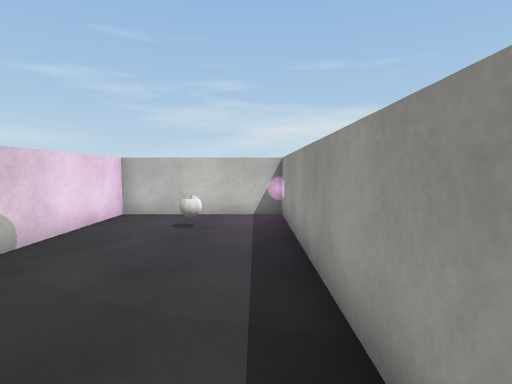
view 1 (above)

24 first-person views from a walk through a 3-D level made in the Unity game engine. The camera is 1.3 m above the floor, tilts 4° down and sees 80° across. The floor is counted in squares, 1 m on a side. Each view is taken from the middle of a square. On the plan, view 1 faces up. The plan holds only what a view shows up to about 14 squares ahead; the rest is blank. The place goes on beyond the plan. The player is left out. Some surface patterns are stand-ins.

view 2
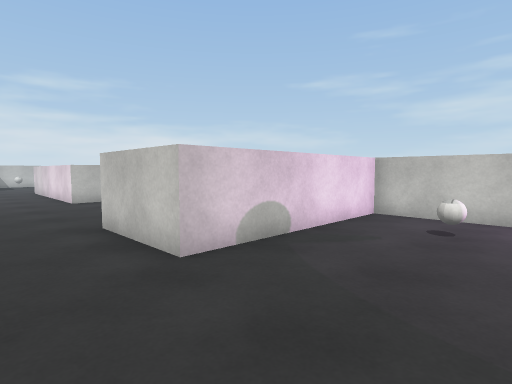

view 3
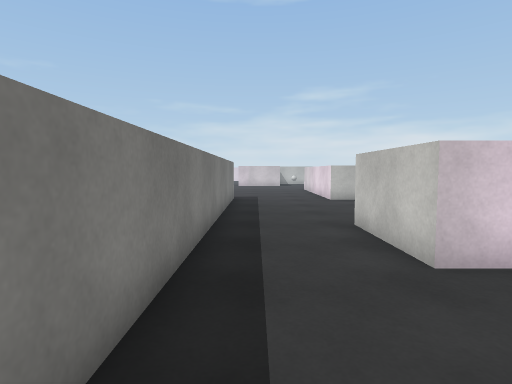

view 4
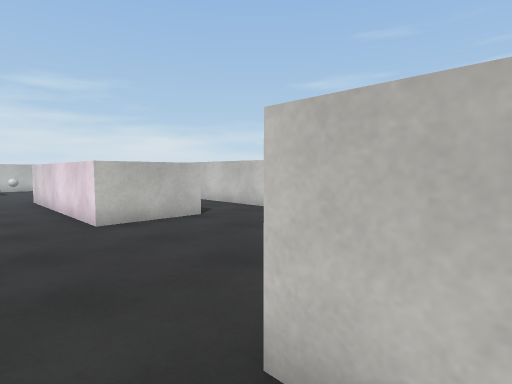

view 5
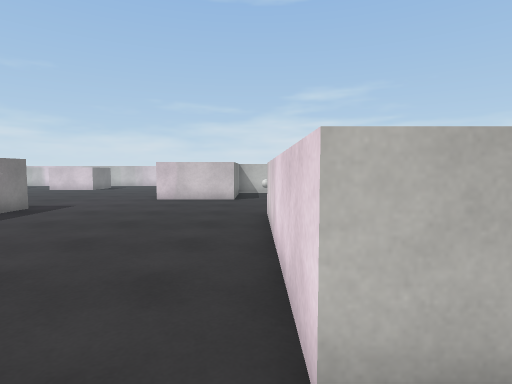

view 6
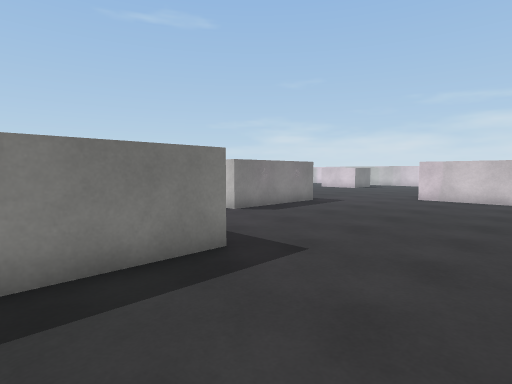

view 7
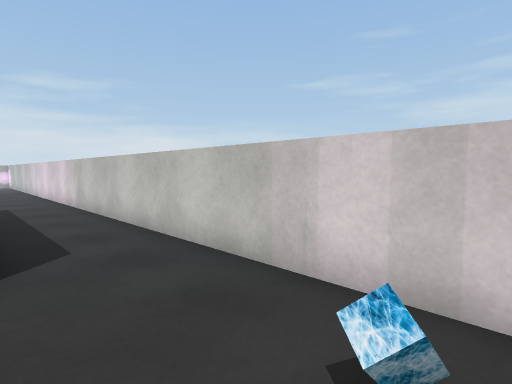

view 8
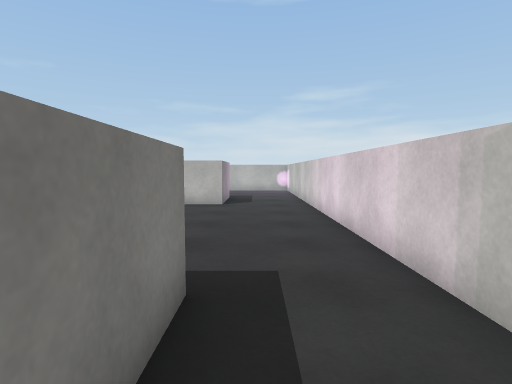

view 9
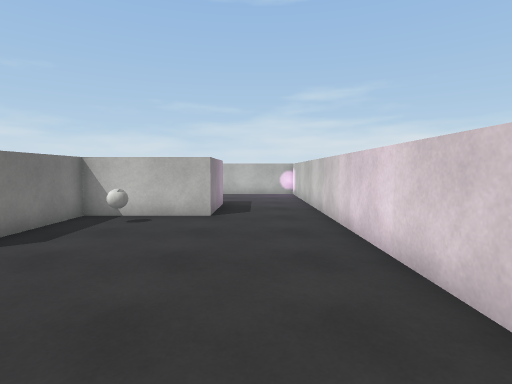

view 10
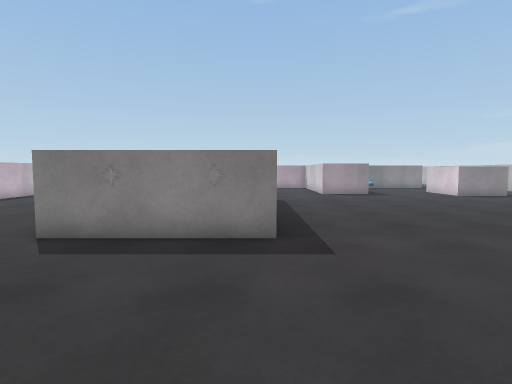

view 11
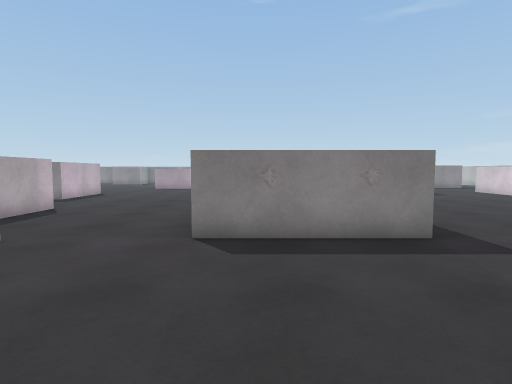

view 12
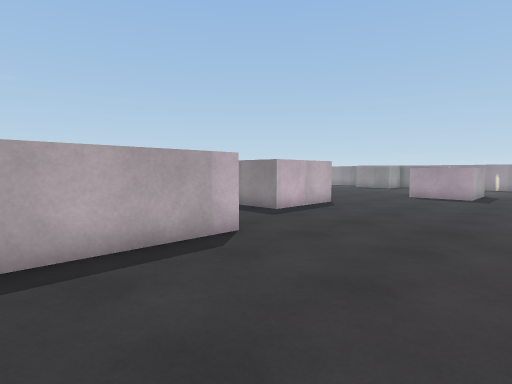

view 13
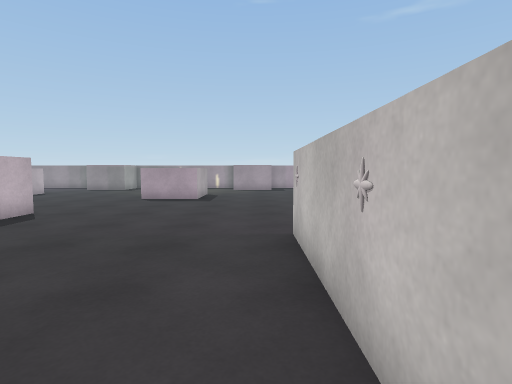

view 14
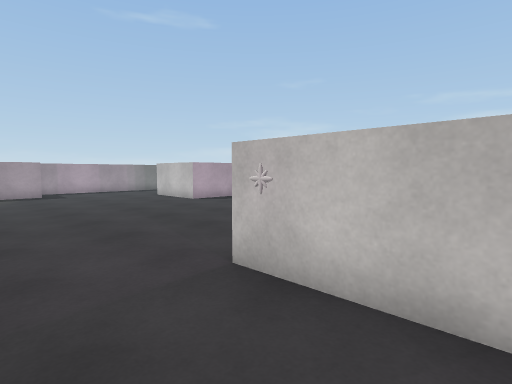

view 15
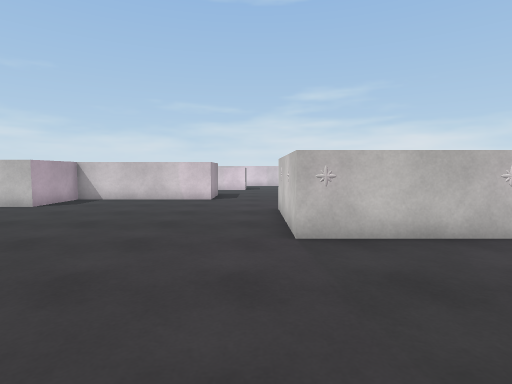

view 16
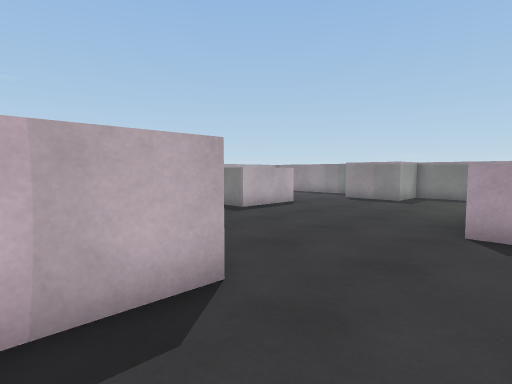

view 17
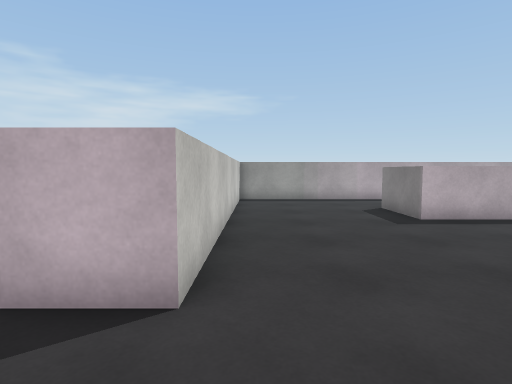

view 18
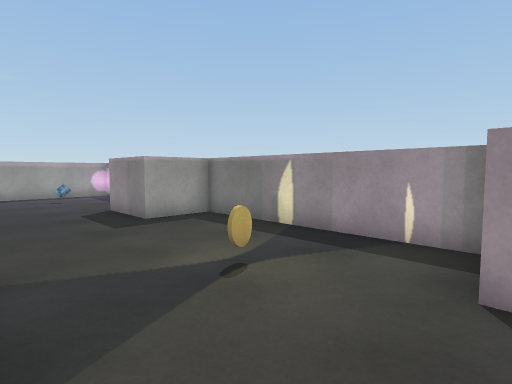

view 19
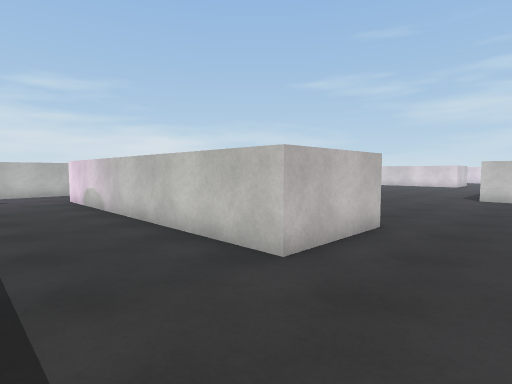

view 20
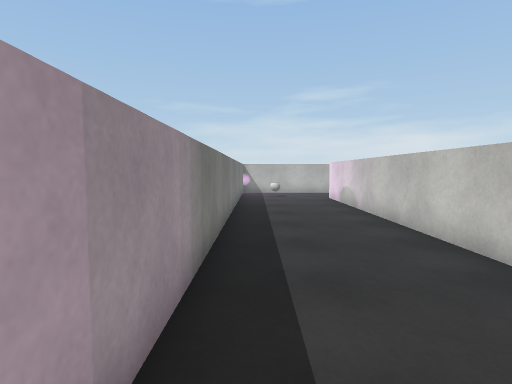

view 21
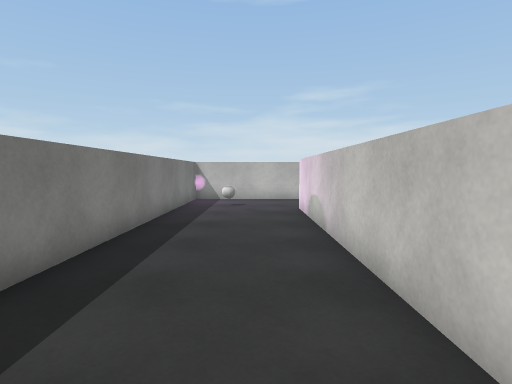

view 22
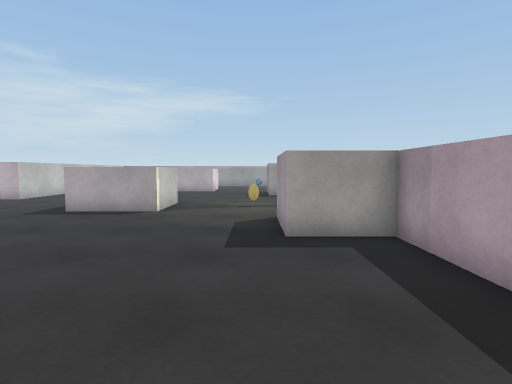

view 23
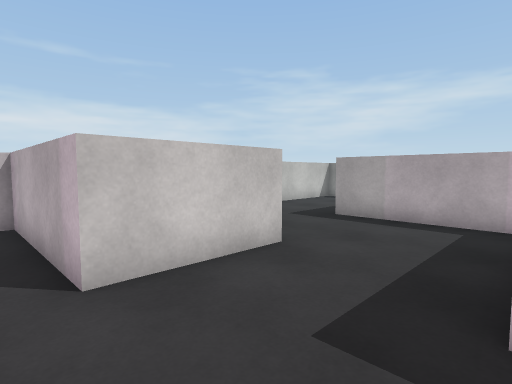

view 24
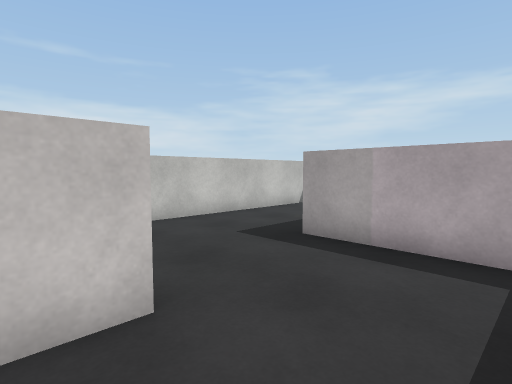

### Floor plan
Key: @ floor where view 1 was taken; . floor; ^ raised ledge; B ball; C coin; O other object.
Columns run from 38 left of view 1 to 1 right of it. Each row starts with its distance up from view 1.
  9    ^^^^^^^^^^^^^^^^^^^^^^^^^^^    ^^^^^^
  8    ...........................    ^....^
  7    .........................OO    ^.BB.^
  6    ...^^.........^^^   ^^.....    ^....^
  5      ^  ^.......        ^.....    ^....^
  4         ^BB....  ^^^^^^^^......   ^....^
  3         ^B.....................^^^^....^
  2         ^^^^^..........................^
  1             ^......................... ^
  0             ^........................ @
 -1             ^...........^^^^^^^^^^^^^^
 -2             ............
 -3             ............
 -4            .............^ ^     ^^^^^^^
 -5            .....^^^^^.....^    .......
 -6           ......     .....^    .......
 -7          .......     .....^   ......
 -8         ........    ^.....^   ....^
 -9        .........    O.....^^^^...^
-10        .........    ^............^
-11       ..........    ^............^
-12      ...........    ^............^
-13      ...........^ ^OO.......^^^^
-14             ................^
-15             ................^
-16             ^...............^^^^^^^^^^^^
-17             ^..........................^
-18             ^..........................^
-19             ^..........................^
-20             ^..........................^
-21             ^...........^^^............^
-22             ^^^^........^ ^......^^^ ..^
-23                ^........^  ......^     ^
-24                ^........^^^......^     ^
-25 ^.. ^^^^^^^^^^^^...................... ^
-26 ^......................................^
-27 ^........................C..........O..^
-28 ^.OO................^^^.......^^^......^
-29 ^...................^  .......^     ..
-30 ^^^^^^^^^^^^^^^^^^^^^  ^^^^^^^^

Positions as (right, up) in squares from view 1, and headings:
1: (0, 0), facing up
2: (0, 0), facing up-left
3: (0, 0), facing left
4: (-6, 1), facing up-left
5: (-12, 3), facing left
6: (-11, 3), facing down-left
7: (-9, 6), facing up-left
8: (-18, 7), facing left
9: (-21, 7), facing left
10: (-22, 1), facing down
11: (-19, 1), facing down
12: (-17, -5), facing down-right
13: (-17, -7), facing down
14: (-15, -10), facing down-left
15: (-12, -14), facing left
16: (-13, -14), facing down-right
17: (-13, -17), facing right
18: (-16, -24), facing down-right
19: (-20, -29), facing up-left
20: (-20, -29), facing left
21: (-24, -27), facing left
22: (-24, -27), facing right
23: (-13, -13), facing up-right
24: (-10, -12), facing up-right
